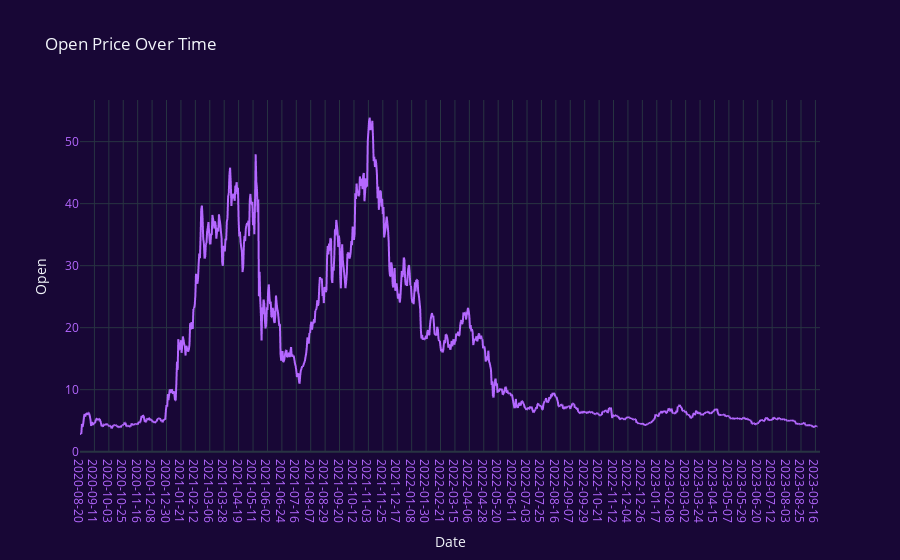

Write notebook code for a chart like this one.
### Markdown cell above
# Visualizations

## i) Graph for Open Prices

### Code cell
import plotly.graph_objects as go

plt.figure(figsize=(14, 6))
fig = px.line(POLKADOT.Open,x=POLKADOT.Date, y='Open', labels={'x': 'Date', 'y': 'Price'}, title='Open Price Over Time')
fig.update_xaxes(type='category')  # Ensure the x-axis treats the index as categorical (date)
fig.update_xaxes(tickfont=dict(color='#B468FF'))  # Set x-axis label color to light purple
fig.update_yaxes(tickfont=dict(color='#B468FF'))
fig.update_layout(
    paper_bgcolor='#180736',  # Set the background color to white
    plot_bgcolor='#180736',  # Set the background color to white
    template="plotly_dark"  # Use the "plotly_dark" template
)
fig.update_traces(line=dict(color='#B468FF'))

fig.update_xaxes(showgrid=True)
fig.update_yaxes(showgrid=True)

fig.show()

### Figure 1 — Plotly figure (JSON) as saved in the notebook; plotly's stock layout.template omitted (floating-point values rounded to 4 significant figures; data arrays with more than 128 entries replaced by an {"elided": "..."} marker saying what was removed)
{"data": [{"hovertemplate": "Date=%{x}<br>Open=%{y}<extra></extra>", "legendgroup": "", "line": {"color": "#B468FF", "dash": "solid"}, "marker": {"symbol": "circle"}, "mode": "lines", "name": "", "showlegend": false, "type": "scattergl", "x": {"elided": "1130 str values"}, "xaxis": "x", "y": {"elided": "1130 float values"}, "yaxis": "y"}], "layout": {"legend": {"tracegroupgap": 0}, "paper_bgcolor": "#180736", "plot_bgcolor": "#180736", "title": {"text": "Open Price Over Time"}, "xaxis": {"anchor": "y", "domain": [0, 1], "showgrid": true, "tickfont": {"color": "#B468FF"}, "title": {"text": "Date"}, "type": "category"}, "yaxis": {"anchor": "x", "domain": [0, 1], "showgrid": true, "tickfont": {"color": "#B468FF"}, "title": {"text": "Open"}}}}
